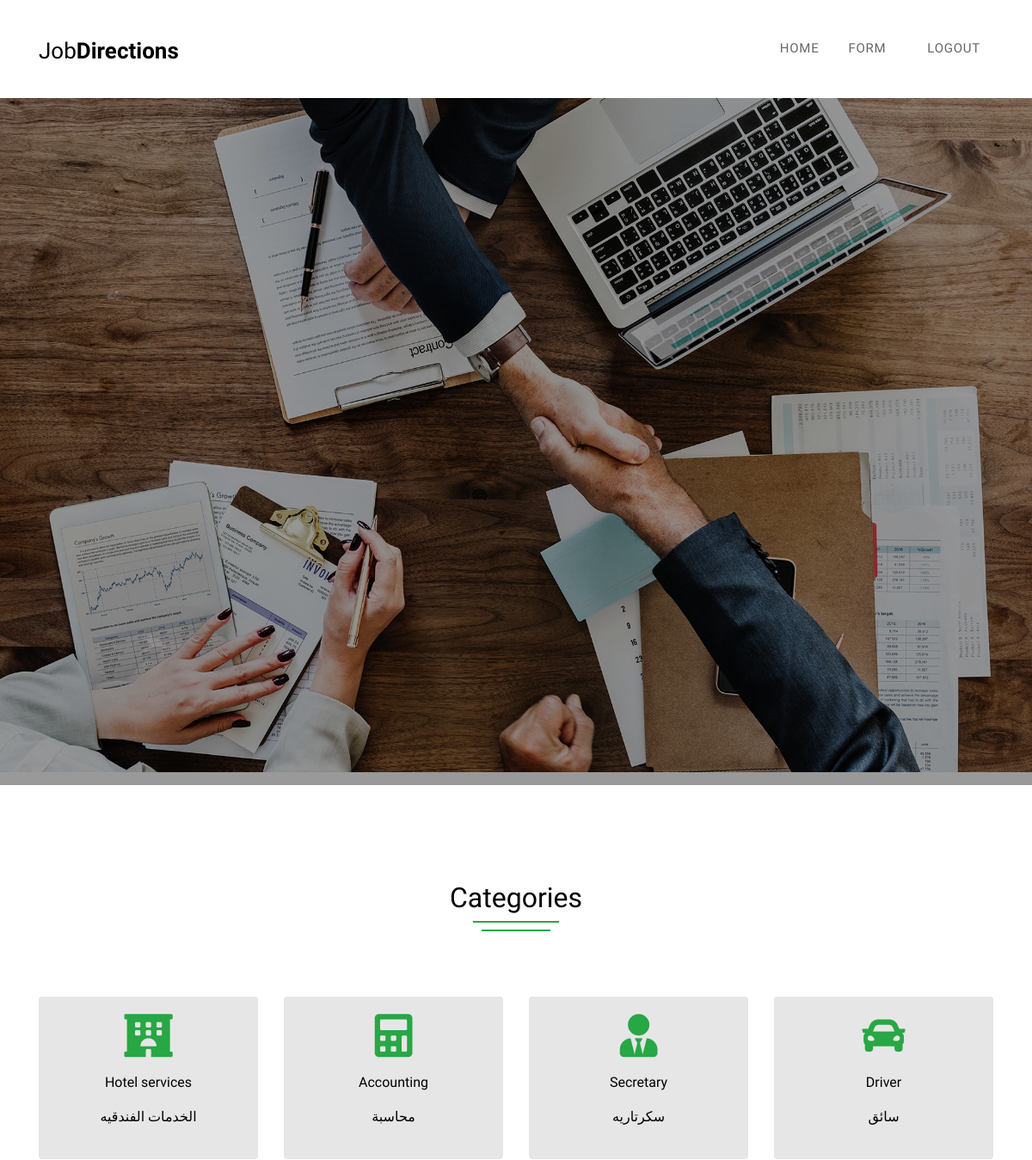
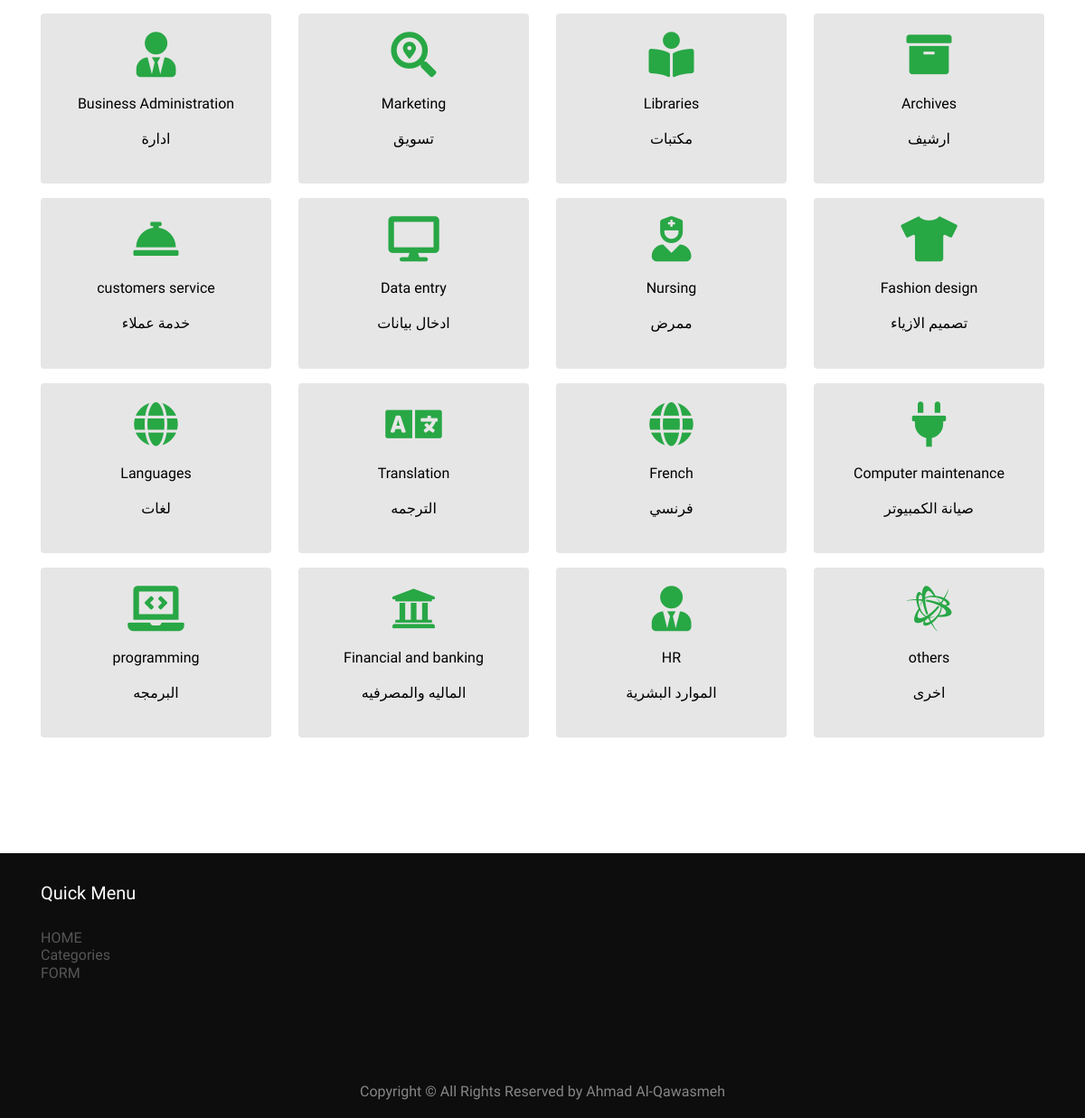
The page /home.php (signed in) on the database its author committed (2 pictures, top to bottom).
### tables this page shows
CREATE TABLE `categories` (
  `cat_id` int(11) NOT NULL,
  `cat_name` varchar(30) NOT NULL,
  `cat_name_ar` varchar(30) NOT NULL,
  `cat_img` text NOT NULL
);

### home.php (the view, shortened to what this page needs)
<?php
$conn=mysqli_connect('mysql1007.mochahost.com','arabyhos_jobs','.b+_X@}ln-of','arabyhos_jobs');
mysqli_set_charset($conn,'utf8');
	    $xxx="";
$query="SELECT * FROM `categories`";
$result=mysqli_query($conn,$query);
$TABLE="
          ";
while ($row=mysqli_fetch_assoc($result))
{
  $cat=$row['cat_name'];
       $TABLE=$TABLE ."<div class='col-sm-6 col-md-4 col-lg-3 mb-3' data-aos='fade-up' data-aos-delay='100'>
            <a href='form.php?categories=$cat' class='h-100 feature-item'>
              <i style=' font-size: 50px ; padding-bottom:20px;'
   class=".$row["cat_img"]." ></i>
              <h2>".$row["cat_name"]."</h2>
              <span >".'<h2>'."".$row["cat_name_ar"]."".'</h2>'."</span> </a> </div>";
}
 ?>
<!DOCTYPE html>
<html lang="en">
  <head>
    <link rel="stylesheet" href="fonts/icomoon/style.css">
    <link rel="stylesheet" href="css/bootstrap.min.css">
    <link rel="stylesheet" href="css/magnific-popup.css">
    <link rel="stylesheet" href="css/jquery-ui.css">
    <link rel="stylesheet" href="css/owl.carousel.min.css">
    <link rel="stylesheet" href="css/owl.theme.default.min.css">
    <link rel="stylesheet" href="css/bootstrap-datepicker.css">
    <link rel="stylesheet" href="css/animate.css">
    <link rel="stylesheet" href="https://use.fontawesome.com/releases/v5.8.2/css/all.css">
    <link rel="stylesheet" href="https://cdn.jsdelivr.net/npm/mediaelement@4.2.7/build/mediaelementplayer.min.css">
    <link rel="stylesheet" href="fonts/flaticon/font/flaticon.css">
    <link rel="stylesheet" href="css/aos.css">
    <link rel="stylesheet" href="css/style.css">
  </head>
  <body>
  <div class="site-wrap">
    <div class="site-navbar-wrap js-site-navbar bg-white">
      <div class="container">
        <div class="site-navbar bg-light">
          <div class="py-1">
            <div class="row align-items-center">
              <div class="col-2">
                <h2 class="mb-0 site-logo"><a href="home.php">Job<strong class="font-weight-bold">Directions</strong> </a></h2>
              </div>
              <div class="col-10">
                <nav class="site-navigation text-right" role="navigation">
                  <div class="container">
                    <ul class="site-menu js-clone-nav d-none d-lg-block">
                        <li><a href="home.php">HOME</a></li>
                            <li><a href="form.php"> FORM</a></li>
                      <li>	    <?php echo  $xxx; ?>              </li>
                      <li><a href="logout.php">Logout </a></li>
                    </ul>
                  </div>
                </nav>
              </div>
            </div>
          </div>
        </div>
      </div>
    </div>
    <div style="height: 113px;"></div>
    <div class="site-blocks-cover overlay" style="background-image: url('images/hero_1.jpg');" data-aos="fade" data-stellar-background-ratio="0.5">
                </div>
          </div>
    <div class="site-section">
      <div class="container">
        <div class="row">
          <div class="col-md-6 mx-auto text-center mb-5 section-heading">
            <h2 class="mb-5"> Categories</h2>
          </div>
        </div>
        <div class="row">
         <?php echo  $TABLE;?>
        </div>
      </div>
    </div>
    <footer class="site-footer">
      <div class="container">
        <div class="row">
          <div class="col-md-6">
            <div class="row">
              <div class="col-md-6">
                <h3 class="footer-heading mb-4 text-white">Quick Menu</h3>
                  <ul class="list-unstyled">
                    <li><a href="#">HOME</a></li>
                    <li><a href="#">Categories</a></li>
                    <li><a href="#">FORM</a></li>
                  </ul>
              </div>
            </div>
          </div>
        </div>
        <div class="row pt-5 mt-5 text-center">
          <div class="col-md-12" style="
    margin-top: 0;
    margin-bottom: -2rem;">
            <p>
            Copyright &copy All Rights Reserved  by Ahmad Al-Qawasmeh
            </p>
          </div>
        </div>
      </div>
    </footer>
  </body>
</html>

### css/style.css (style rules this page uses)
body { line-height: 1.7; color: rgba(0, 0, 0, 0.5); font-weight: 400; font-size: 1rem; font-family: "Roboto Mono", SFMono-Regular, Menlo, Monaco, Consolas, "Liberation Mono", "Courier New", monospace; font-family: "Work Sans", -apple-system, BlinkMacSystemFont, "Segoe UI", Roboto, "Helvetica Neue", Arial, sans-serif, "Apple Color Emoji", "Segoe UI Emoji", "Segoe UI Symbol", "Noto Color Emoji"; }
h1, h2, h3, h4, h5, .h1, .h2, .h3, .h4, .h5 { color: #000; }
.fa, .fas { font-weight: 900; font-size: 50px; }
a { -webkit-transition: .3s all ease; -o-transition: .3s all ease; transition: .3s all ease; }
.site-wrap:before { -webkit-transition: .3s all ease-in-out; -o-transition: .3s all ease-in-out; transition: .3s all ease-in-out; background: rgba(0, 0, 0, 0.6); content: ""; position: absolute; z-index: 2000; top: 0; left: 0; right: 0; bottom: 0; opacity: 0; visibility: hidden; }
.site-section { padding: 3em 0; }
@media (min-width: 768px) { .site-section { padding: 7em 0; } }
.site-footer { padding: 2em 0; background: #0d0d0d; color: rgba(255, 255, 255, 0.5); }
.site-footer .footer-heading { font-size: 20px; }
.site-footer a { color: rgba(255, 255, 255, 0.3); }
.site-footer ul li { margin-bottom: -8px; }
.site-navbar-wrap { background: #fff !important; position: fixed; z-index: 99; width: 100%; padding: 20px 0; margin-bottom: 113px; left: 0; -webkit-transition: .3s all ease; -o-transition: .3s all ease; transition: .3s all ease; }
.site-navbar-top, .site-navbar { border-bottom: 1px solid rgba(0, 0, 0, 0.1); }
.site-navbar { margin-bottom: 0px; width: 100%; border-bottom: none; background: #fff !important; }
.site-navbar .site-logo { font-weight: 200; }
.site-navbar .site-logo a { font-weight: 200; font-size: 26px; color: #000; }
.site-navbar .site-navigation .site-menu { margin-bottom: 0; }
.site-navbar .site-navigation .site-menu a { text-decoration: none !important; font-size: 15px; display: inline-block; }
.site-navbar .site-navigation .site-menu > li { display: inline-block; padding: 10px 5px; }
.site-navbar .site-navigation .site-menu > li > a { padding: 10px 10px; text-transform: uppercase; letter-spacing: .05em; color: rgba(0, 0, 0, 0.6); font-size: 15px; text-decoration: none !important; }
.site-navbar .site-navigation .site-menu > li:last-child { padding-right: 0; }
.site-navbar .site-navigation .site-menu > li:last-child > a { padding-right: 0; }
.site-mobile-menu .site-nav-wrap { padding: 0; margin: 0; list-style: none; position: relative; }
.site-mobile-menu .site-nav-wrap a { padding: 10px 20px; display: block; position: relative; color: #212529; }
.site-mobile-menu .site-nav-wrap li { position: relative; display: block; }
.site-mobile-menu .site-nav-wrap > li { display: block; position: relative; float: left; width: 100%; }
.site-mobile-menu .site-nav-wrap > li > a { padding-left: 20px; font-size: 20px; }
.site-blocks-cover { background-size: cover; background-repeat: no-repeat; background-position: center center; }
.site-blocks-cover.overlay { position: relative; }
.site-blocks-cover.overlay:before { position: absolute; content: ""; left: 0; bottom: 0; right: 0; top: 0; background: rgba(0, 0, 0, 0.4); }
.site-blocks-cover, .site-blocks-cover > .container > .row { min-height: 600px; height: calc(100vh); }
.section-heading h2 { position: relative; display: inline-block; }
.section-heading h2:before, .section-heading h2:after { content: ""; position: absolute; bottom: 0; height: 2px; background: #28a745; left: 0; -webkit-transform: translateX(-50%); -ms-transform: translateX(-50%); transform: translateX(-50%); }
.section-heading h2:before { width: 100px; bottom: -10px; left: 50%; }
.section-heading h2:after { width: 80px; bottom: -20px; left: 50%; }
.feature-item { background: #e6e6e6; padding: 20px; text-align: center; border-radius: 4px; display: block; -webkit-transition: .3s all ease; -o-transition: .3s all ease; transition: .3s all ease; -webkit-transform: scale(1); -ms-transform: scale(1); transform: scale(1); }
.feature-item h2 { font-size: 16px; font-weight: 300; margin-bottom: 20px; -webkit-transition: .3s all ease; -o-transition: .3s all ease; transition: .3s all ease; }

### rows shown on the page
categories: cat_name "Hotel services", cat_name_ar "الخدمات الفندقيه"
categories: cat_name "Accounting", cat_name_ar "محاسبة"
categories: cat_name "Secretary", cat_name_ar "سكرتاريه"
categories: cat_name "Driver", cat_name_ar "سائق"
categories: cat_name "Business Administration", cat_name_ar "ادارة"
categories: cat_name "Marketing", cat_name_ar "تسويق"
categories: cat_name "Libraries", cat_name_ar "مكتبات"
categories: cat_name "Archives", cat_name_ar "ارشيف"
categories: cat_name "customers service", cat_name_ar "خدمة عملاء"
categories: cat_name "Data entry", cat_name_ar "ادخال بيانات"
categories: cat_name "Nursing", cat_name_ar "ممرض"
categories: cat_name "Fashion design", cat_name_ar "تصميم الازياء"
categories: cat_name "Languages", cat_name_ar "لغات"
categories: cat_name "Translation", cat_name_ar "الترجمه"
categories: cat_name "French", cat_name_ar "فرنسي"
categories: cat_name "Computer maintenance", cat_name_ar "صيانة الكمبيوتر"
categories: cat_name "programming", cat_name_ar "البرمجه"
categories: cat_name "Financial and banking", cat_name_ar "الماليه والمصرفيه"
categories: cat_name "HR", cat_name_ar "الموارد البشرية"
categories: cat_name "others", cat_name_ar "اخرى"
